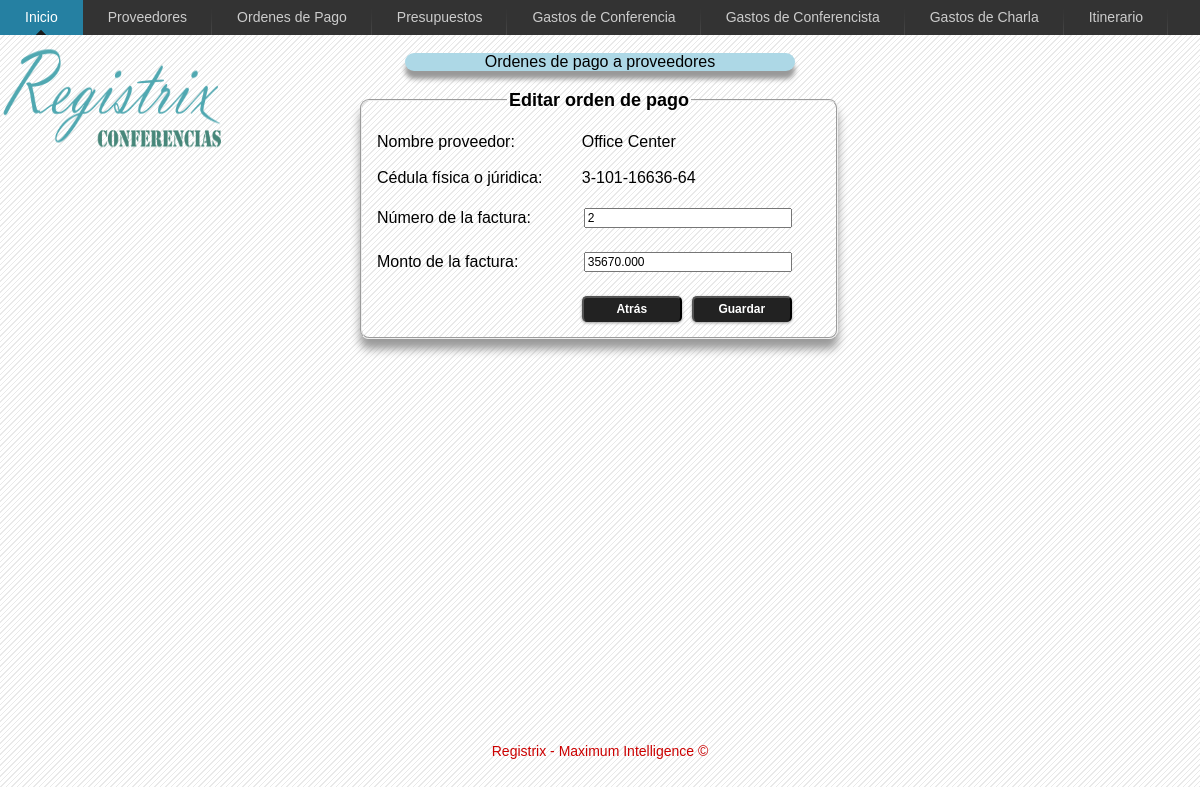
The app's page /ordenesDePago/editarOrdenesDePago.php?id_orden=2&id_proveedor=2 with its own data.
### tables this page shows
CREATE TABLE IF NOT EXISTS `torden_proveedor` (
  `id_orden` int(11) NOT NULL AUTO_INCREMENT,
  `id_proveedor` int(11) NOT NULL,
  `numero_factura` int(11) NOT NULL,
  `fecha` timestamp NOT NULL DEFAULT CURRENT_TIMESTAMP ON UPDATE CURRENT_TIMESTAMP,
  `monto_factura` float(9,3) NOT NULL,
  `orden_pagada` tinyint(1) DEFAULT NULL,
  PRIMARY KEY (`id_orden`),
  KEY `id_proveedor` (`id_proveedor`)
);

CREATE TABLE IF NOT EXISTS `tproveedor` (
  `id_proveedor` int(11) NOT NULL AUTO_INCREMENT,
  `nombre_proveedor` varchar(20) DEFAULT NULL,
  `razon_social` varchar(100) DEFAULT NULL,
  `cedula` varchar(20) DEFAULT NULL,
  `costo_servicio_referencia` float(9,3) DEFAULT NULL,
  `descripcion_servicio` text,
  PRIMARY KEY (`id_proveedor`)
);

### includes/conexion.php (called while the page is built, shortened)
<?php
class ConectarMySQL {
    public static function conexion() {
        $BaseDatos = "registrix";
        $Servidor = "localhost";
        $Usuario = "root";
        $Clave = "12345";
        @$conexion = mysql_connect($Servidor, $Usuario, $Clave);
        @$seleccionarBase = mysql_select_db($BaseDatos, $conexion);
        return $conexion;
    }
}
?>

### includes/fachadaOrdenesDePago.php (called while the page is built, shortened)
<?php
require_once ("conexion.php");
class fachadaOrdenesDePago {
    private $consultas;
    public function __construct() {
        $this->consultas = array();
    }
    public function mostrarOrdenesDePagoPorId($idorden) {
       $sql = "SELECT op.id_orden, op.id_proveedor, DATE_FORMAT(op.fecha,'%d/%m/%Y') fecha, op.numero_factura, p.nombre_proveedor, p.cedula, op.monto_factura 'monto'
               FROM tproveedor p, torden_proveedor op
               WHERE p.id_proveedor = op.id_proveedor
               AND op.id_orden = '$idorden'
               ORDER BY op.numero_factura DESC ";
       $mostrarOrdenes = mysql_query($sql, ConectarMySQL::conexion());
       while ($ordenesDePago = mysql_fetch_assoc($mostrarOrdenes)) {
			$this->consultas[] = $ordenesDePago;
       }
       return $this->consultas;
    }
}
?>

### ordenesDePago/editarOrdenesDePago.php (the view, shortened to what this page needs)
<?php
require_once("../includes/fachadaOrdenesDePago.php");
$editarOrdenesDePago = new fachadaOrdenesDePago();
$editarOrden = $editarOrdenesDePago->mostrarOrdenesDePagoPorId($_GET["id_orden"]);
?>
<!DOCTYPE html PUBLIC "-//W3C//DTD HTML 4.01 Transitional//EN" "http://www.w3.org/TR/html4/loose.dtd">
<html>
	<head>
		<link rel="stylesheet" type="text/css" href="../css/ordenesDePago/styles.css" />
	</head>
	<body>
		<?php
		include '..'.DIRECTORY_SEPARATOR.'includes'.DIRECTORY_SEPARATOR.'barra_navegacion_ordenesDePago.php';
		include '..'.DIRECTORY_SEPARATOR.'includes'.DIRECTORY_SEPARATOR.'imagen_registrix.php';
		?>
		<div class="wrapper">
			<div id="wrap">
				<div id="titulo">
					Ordenes de pago a proveedores
				</div>
				<br>
				<form id="ordenes_de_pago_a_proveedor" name="ordenes_de_pago_a_proveedor" method="post" action="editarOrdenesDePago.php?action=edit" onsubmit="return validarEditarOrdenesDePago()">
					<fieldset>
						<legend>Editar orden de pago</legend>
							<table>
								<tr>
									<td>
									<br />
										Nombre proveedor:
									</td>
									<td>
									<br />
										<?php echo $editarOrden[0]["nombre_proveedor"]; ?>
									</td>
								</tr>
								<tr>
									<td>
									<br />
										C&eacute;dula f&iacute;sica o j&uacute;ridica:
									</td>
									<td>
									<br />
										<?php echo $editarOrden[0]["cedula"]; ?>
									</td>
								</tr>
								<tr>
									<td>
									<br />
										N&uacute;mero de la factura:
									</td>
									<td>
									<br />
										<input id="numero_factura" name="numero_factura" type="text" size="10" maxlength="10" value="<?php echo $editarOrden[0]["numero_factura"]; ?>" />
									</td>
								</tr>
								<tr>
									<td>
									<br />
										Monto de la factura:
									</td>
									<td>
									<br />
										<input id="monto" name="monto" type="text" size="12" maxlength="12" value="<?php echo $editarOrden[0]["monto"]; ?>" />
									</td>
								</tr>
								<tr>
									<td>
									<br />
									</td>
									<td>
									<br />
										<input id="volver" name="volver" type="button" value="Atr&aacute;s" onClick="volverMostrarOrdenes();">
										<input id="enviar" name="enviar" type="submit" value="Guardar"/>
									<br />
									</td>
								</tr>
							</table>
					</fieldset>
				</form>
			</div>
		</div>
		<div class="footer">
			<p>Registrix - Maximum Intelligence &copy;</p>
		</div>
	</body>
</html>

### css/ordenesDePago/styles.css (style rules this page uses)
body { font-family: "Trebuchet MS", Geneva, Arial, Helvetica, sans-serif; background-image: url("../../imagenes/fondo.gif"); }
form { padding:2px; display:block; width:450px; margin-left: 358px; text-align:left; }
legend { font-family: "Trebuchet MS", Geneva, Arial, Helvetica, sans-serif; font-weight: bold; font-size: 18px; border:1px silver; color: black; margin-left: 133px; }
input,select { margin:2px; font-family: "Trebuchet MS", Geneva, Arial, Helvetica, sans-serif; font-size: 12px; display: block; width: 200px; }
fieldset { float: left; width: 100%; display: block; line-height: 1; -moz-border-radius: 9px; -webkit-border-radius: 9px; -moz-box-shadow: 0 10px 10px #999; -webkit-box-shadow: 0 10px 10px #999; }
td { width: 250px; }
#titulo { margin: 0 auto 0 auto; width:390px; color: black; -moz-border-radius: 10px; -webkit-border-radius: 10px; -moz-box-shadow: 0 8px 5px #999; -webkit-box-shadow: 0 8px 5px #999; background-color:lightblue; text-align:center; }
#enviar { background: #222 repeat-x; display: inline-block; padding: 5px 10px 6px; color: #fff; text-decoration: none; font-weight: bold; line-height: 1; width: 100px; margin-left: 110px; text-align: center; -moz-border-radius: 5px; -webkit-border-radius: 5px; -moz-box-shadow: 0 1px 3px #999; -webkit-box-shadow: 0 1px 3px #999; text-shadow: 0 -1px 1px #222; border-bottom: 1px solid #222; position: relative; cursor: pointer; }
#volver { background: #222 repeat-x; display: inline-block; padding: 5px 10px 6px; color: #fff; text-decoration: none; font-weight: bold; line-height: 1; width: 100px; margin-left: 0px; text-align: center; -moz-border-radius: 5px; -webkit-border-radius: 5px; -moz-box-shadow: 0 1px 3px #999; -webkit-box-shadow: 0 1px 3px #999; text-shadow: 0 -1px 1px #222; border-bottom: 1px solid #222; position: absolute; cursor: pointer; }
* { margin: 0; }
html, body { height: 97%; }
.wrapper { min-height: 97%; height: auto !important; height: 97%; margin: 0 auto -4em; }
.footer, .push { height: 4em; }
.footer p { margin:0 auto 0 auto; text-align: center; line-height: 65px; color: #C00; font-size: 14px; }
.footer, .push { clear: both; }
#wrap { margin:0 auto 0 auto; width:1200px; }

### records on screen
torden_proveedor: id_proveedor.nombre_proveedor "Office Center", id_proveedor.cedula "3-101-16636-64", numero_factura "2", monto "35670.000"
